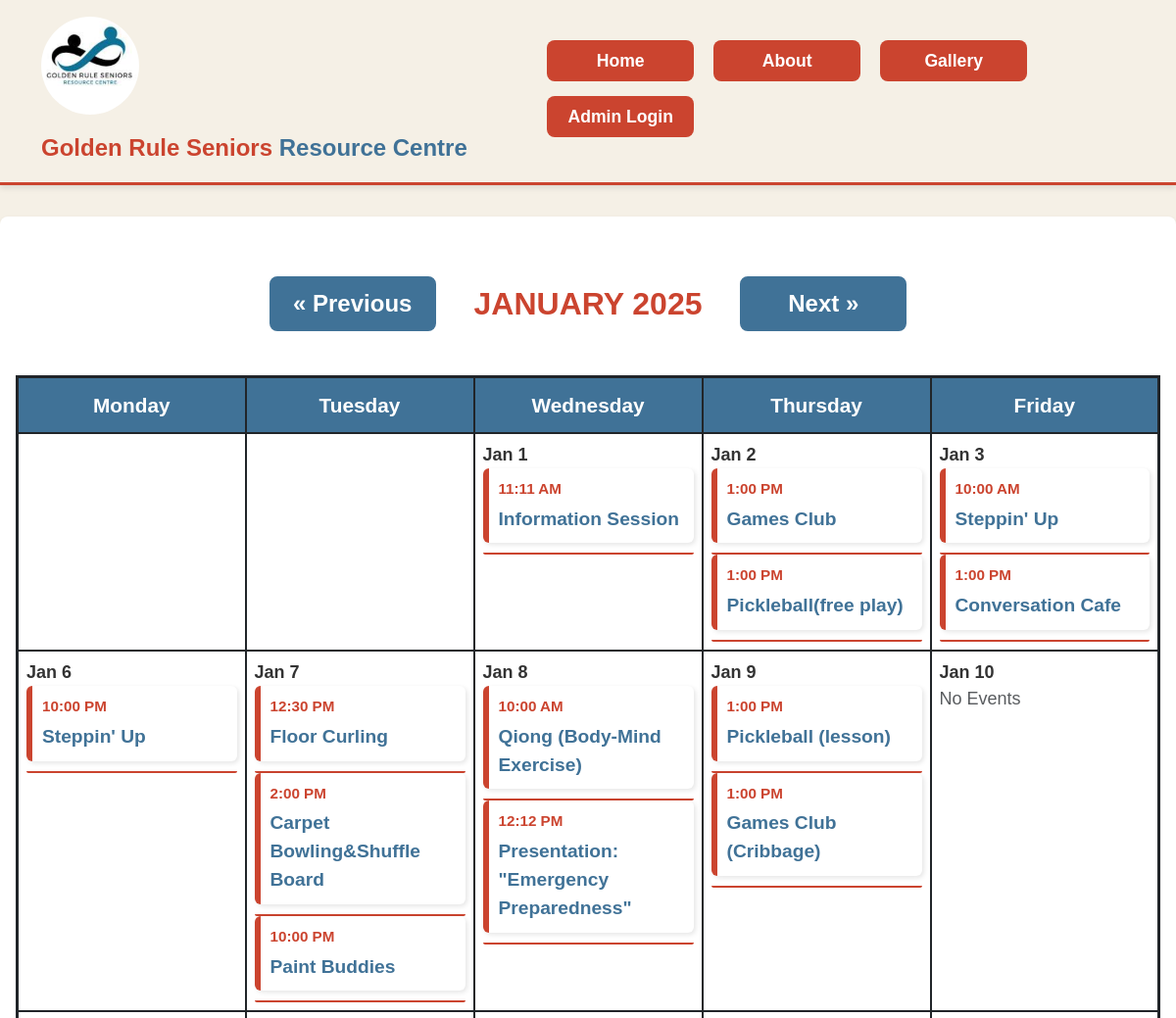
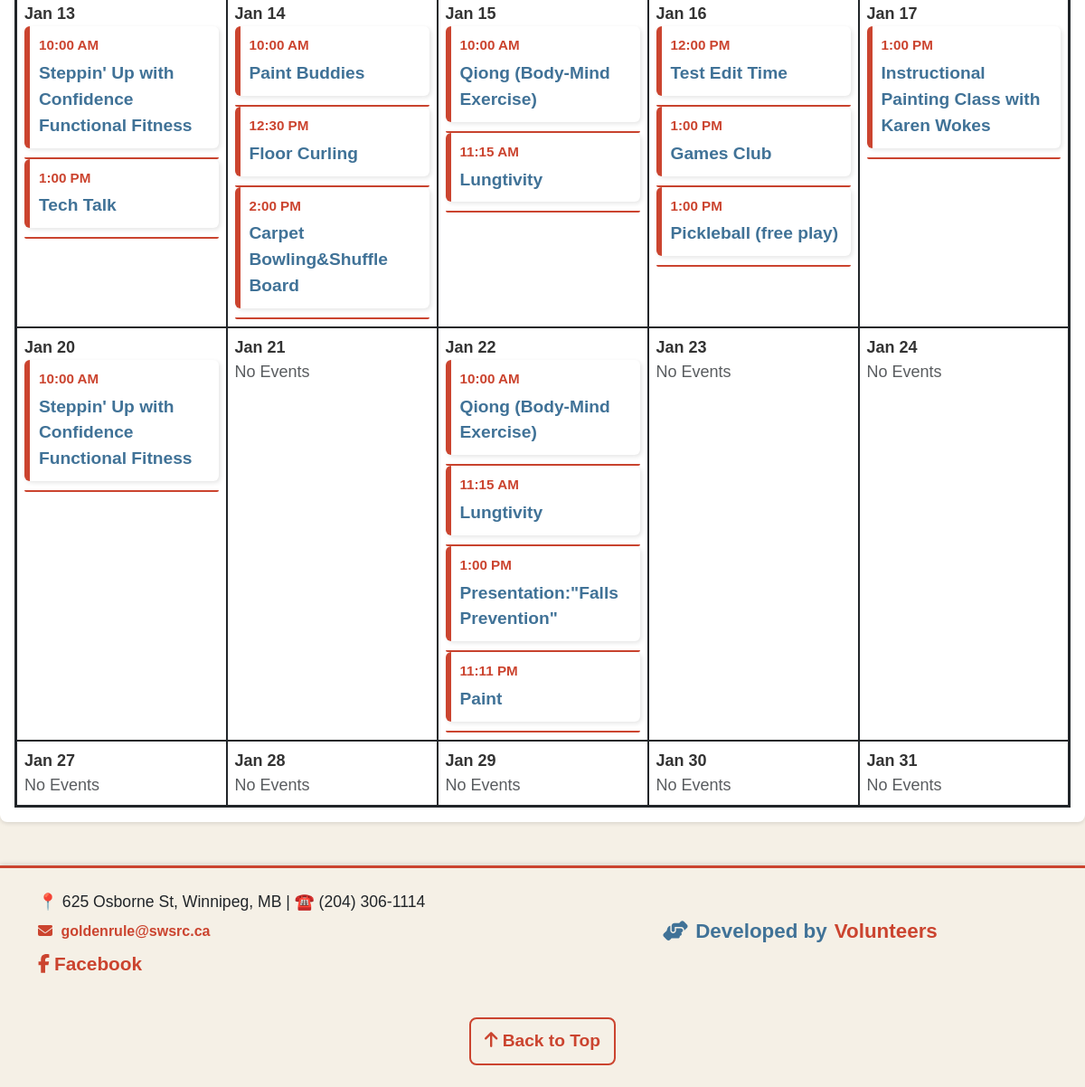
Page /?month=1&year=2025 on the committed database (2 pictures, top to bottom).
### tables this page shows
CREATE TABLE `events` (
  `id` int(11) NOT NULL,
  `title` varchar(255) NOT NULL,
  `description` text DEFAULT NULL,
  `start_time` datetime NOT NULL,
  `end_time` datetime NOT NULL,
  `created_by` int(11) DEFAULT NULL,
  `edited_by` int(11) DEFAULT NULL,
  `edit_date` datetime DEFAULT current_timestamp() ON UPDATE current_timestamp(),
  `image` text DEFAULT NULL,
  `created_at` datetime DEFAULT current_timestamp(),
  `short_name` varchar(50) DEFAULT NULL
);

### models/event.php (called while the page is built, shortened)
<?php
class Event {
    private $conn;
    public function __construct($db) {
        $this->conn = $db;
    }
    public function fetchEventsByDateRange($startDate, $endDate) {
        $stmt = $this->conn->prepare("SELECT * FROM events
                                      WHERE DATE(start_time) BETWEEN :start_date AND :end_date
                                      ORDER BY start_time ASC");
        $stmt->execute([
            ':start_date' => $startDate,
            ':end_date' => $endDate
        ]);
        return $stmt->fetchAll(\PDO::FETCH_ASSOC);
    }
}
?>

### index.php (the view, shortened to what this page needs)
<?php
require_once 'config/db_connection.php';
require_once 'models/event.php';
$eventModel = new Event($conn);
$month = (int) $_GET['month'];
$year = (int) $_GET['year'];
$prevMonth = $month == 1 ? 12 : $month - 1;
$prevYear = $month == 1 ? $year - 1 : $year;
$nextMonth = $month == 12 ? 1 : $month + 1;
$nextYear = $month == 12 ? $year + 1 : $year;
$startDate = sprintf("%04d-%02d-01", $year, $month);
$endDate = date("Y-m-t", strtotime($startDate));
$events = $eventModel->fetchEventsByDateRange($startDate, $endDate);
$eventsByDate = [];
foreach ($events as $event) {
    $date = date('Y-m-d', strtotime($event['start_time']));
    $eventsByDate[$date][] = $event;
}
$firstDayOfMonth = date('N', strtotime($startDate));
$totalDays = date('t', strtotime($startDate));
$daysOfWeek = ['Monday', 'Tuesday', 'Wednesday', 'Thursday', 'Friday'];
$calendar = [];
$week = array_fill(0, 7, null);
$dayCounter = 1;
for ($i = $firstDayOfMonth - 1; $i < 7 && $dayCounter <= $totalDays; $i++) {
    $week[$i] = sprintf("%04d-%02d-%02d", $year, $month, $dayCounter++);
}
$calendar[] = $week;
while ($dayCounter <= $totalDays) {
    $week = array_fill(0, 7, null);
    for ($i = 0; $i < 7 && $dayCounter <= $totalDays; $i++) {
        $week[$i] = sprintf("%04d-%02d-%02d", $year, $month, $dayCounter++);
    }
    $calendar[] = $week;
}
$filteredCalendar = array_filter($calendar, function ($week) {
    return array_filter(array_slice($week, 0, 5));
});
?>
<!DOCTYPE html>
<html lang="en">
<head>
    <link href="https://cdn.jsdelivr.net/npm/bootstrap@5.3.0/dist/css/bootstrap.min.css" rel="stylesheet">
    <link href="./styles/styles.css" rel="stylesheet">
    <link rel="stylesheet" href="./styles/modal_styles.css">
</head>
<body>
    <?php include './public/header.php'; ?>
    <div class="calendar-wrapper">
        <div class="calendar-nav d-flex flex-wrap justify-content-center align-items-center">
            <a href="?month=<?php echo $prevMonth; ?>&year=<?php echo $prevYear; ?>" class="btn btn-outline-primary"
                aria-label="Previous Month">
                &laquo; Previous
            </a>
            <h2 class="h4 mb-0 text-center" id="current-month">
                <?php echo date('F Y', strtotime("$year-$month-01")); ?>
            </h2>
            <a href="?month=<?php echo $nextMonth; ?>&year=<?php echo $nextYear; ?>" class="btn btn-outline-primary"
                aria-label="Next Month">
                Next &raquo;
            </a>
        </div>
        <div class="calendar-grid">
            <div class="table-responsive">
                <table class="calendar-table table table-bordered" role="grid" aria-labelledby="current-month">
                    <thead>
                        <tr>
                            <?php foreach ($daysOfWeek as $day): ?>
                                <th scope="col"><?php echo $day; ?></th>
                            <?php endforeach; ?>
                        </tr>
                    </thead>
                    <tbody>
                        <?php foreach ($filteredCalendar as $week): ?>
                            <tr>
                                <?php for ($i = 0; $i < 5; $i++): ?>
                                    <td class="calendar-cell">
                                        <?php if ($week[$i]): ?>
                                            <div class="date-header"><?php echo date('M j', strtotime($week[$i])); ?></div>
                                            <div class="events-container">
                                                <?php if (isset($eventsByDate[$week[$i]])): ?>
                                                    <?php foreach ($eventsByDate[$week[$i]] as $index => $event): ?>
                                                        <div class="event-group">
                                                            <div class="event" tabindex="0">
                                                                <div class="event-time">
                                                                    <?php echo date('g:i A', strtotime($event['start_time'])); ?>
                                                                </div>
                                                                <div class="event-title" onclick="openRegistrationModal(<?php echo $event['id']; ?>)">
                                                                    <?php echo htmlspecialchars($event['title']); ?>
                                                                </div>
                                                            </div>
                                                            <div class="event-line"
    style="background-color: white;"
    data-bs-toggle="modal"
    data-bs-target="#eventModal"
    data-event-title="<?php echo htmlspecialchars($event['title']); ?>"
    data-event-time="<?php echo date('g:i A', strtotime($event['start_time'])); ?>">
</div>
                                                        </div>
                                                    <?php endforeach; ?>
                                                <?php else: ?>
                                                    <div class="text-muted">No Events</div>
                                                <?php endif; ?>
                                            </div>
                                        <?php endif; ?>
                                    </td>
                                <?php endfor; ?>
                            </tr>
                        <?php endforeach; ?>
                    </tbody>
                </table>
            </div>
        </div>
    </div>
</body>
</html>
<?php include './public/footer.php'; ?>

### styles/styles.css (style rules this page uses)
:root { --primary-red: rgb(203, 68, 47); --primary-blue: rgb(64, 114, 151); --primary-cream: rgb(245, 240, 230); --primary-black: rgb(0, 0, 0); --text-dark: rgb(33, 37, 41); --text-muted: rgb(87, 87, 87); --border-color: rgb(200, 200, 200); --hover-blue: rgb(49, 88, 116); --bg-light: rgb(248, 249, 250); --white: rgb(255, 255, 255); }
body { font-family: Arial, sans-serif; color: var(--text-dark); background-color: var(--primary-cream); line-height: 1.5; font-size: 18px; }
#current-month { font-size: 2rem; font-weight: 700; color: var(--primary-red); text-transform: uppercase; }
.calendar-wrapper { width: 100%; margin: 2rem auto; background: white; border-radius: 8px; box-shadow: 0 2px 4px rgba(0, 0, 0, 0.1); }
.calendar-nav { display: flex; justify-content: center; align-items: center; flex-wrap: wrap; gap: 10px; padding: 1rem; text-align: center; }
.calendar-nav a { padding: 0.5rem 1rem; font-size: 1.5rem; font-weight: 600; }
.calendar-nav .btn { min-width: 170px; text-align: center; background-color: var(--primary-blue); color: var(--white); }
.table { background-color: var(--white); border: 3px solid var(--text-dark); table-layout: fixed; width: 90%; max-width: 100%; margin: 0 auto; }
.table th { background-color: var(--primary-blue); color: var(--white); font-size: 1.3rem; padding: 0.75rem; text-align: center; font-weight: 600; border: 2px solid var(--text-dark); }
.table td { height: auto; min-height: 120px; padding: 0.5rem !important; vertical-align: top; border: 2px solid var(--text-dark); }
.calendar-cell { padding: 1rem; min-height: 140px; background-color: var(--bg-light); transition: background 0.2s ease-in-out; }
.event { background: #fff; border-left: 6px solid var(--primary-red); padding: 10px; margin-bottom: 8px; border-radius: 6px; box-shadow: 2px 2px 5px rgba(0, 0, 0, 0.1); }
.event-time { font-size: 0.95rem; font-weight: bold; color: var(--primary-red); display: block; margin-bottom: 5px; }
.event-title { font-size: 1.2rem; font-weight: bold; color: var(--primary-blue); white-space: normal; }
.event-line { background-color: var(--primary-cream); color: var(--primary-blue); border-bottom: 2px solid var(--primary-red) !important; padding: 1px 12px; text-align: center; font-size: 1.1rem; font-weight: bolder; display: flex; align-items: center; justify-content: center; border-radius: 6px; }
.calendar-wrapper { padding: 1rem; }
.calendar-table { width: 100%; border-collapse: collapse; }
.calendar-cell { position: relative; min-height: 60px; vertical-align: top; }
.date-header { font-weight: bold; color: #333; }
.btn-outline-primary { color: var(--primary-blue); border-color: var(--primary-blue); padding: 1rem 2rem; font-size: 1.2rem; font-weight: 500; margin: 1.8rem; }
.btn-outline-primary { color: var(--primary-blue); border: 2px solid var(--primary-blue); font-weight: 600; padding: 0.75rem 1.5rem; border-radius: 8px; }

### styles/modal_styles.css (style rules this page uses)
:root { --primary-red: rgb(203, 68, 47); --primary-blue: rgb(64, 114, 151); --primary-cream: rgb(245, 240, 230); --primary-black: rgb(0, 0, 0); --text-dark: rgb(33, 37, 41); --text-muted: rgb(87, 87, 87); --border-color: rgb(200, 200, 200); --hover-blue: rgb(49, 88, 116); --bg-light: rgb(248, 249, 250); --white: rgb(255, 255, 255); }
.event-time { color: #666; font-size: 0.9em; }

### rows in the picture
events: start_time "11:11 AM", title "Information Session"
events: start_time "1:00 PM", title "Games Club"
events: start_time "1:00 PM", title "Pickleball(free play)"
events: start_time "10:00 AM", title "Steppin' Up"
events: start_time "1:00 PM", title "Conversation Cafe"
events: start_time "10:00 PM", title "Steppin' Up"
events: start_time "12:30 PM", title "Floor Curling"
events: start_time "2:00 PM", title "Carpet Bowling&Shuffle Board"
events: start_time "10:00 PM", title "Paint Buddies"
events: start_time "10:00 AM", title "Qiong (Body-Mind Exercise)"
events: start_time "12:12 PM", title "Presentation: \"Emergency Preparedness\""
events: start_time "1:00 PM", title "Pickleball (lesson)"
events: start_time "1:00 PM", title "Games Club (Cribbage)"
events: start_time "10:00 AM", title "Steppin' Up with Confidence Functional Fitness"
events: start_time "1:00 PM", title "Tech Talk"
events: start_time "10:00 AM", title "Paint Buddies"
events: start_time "12:30 PM", title "Floor Curling"
events: start_time "2:00 PM", title "Carpet Bowling&Shuffle Board"
events: start_time "10:00 AM", title "Qiong (Body-Mind Exercise)"
events: start_time "11:15 AM", title "Lungtivity"
events: start_time "12:00 PM", title "Test Edit Time"
events: start_time "1:00 PM", title "Games Club"
events: start_time "1:00 PM", title "Pickleball (free play)"
events: start_time "1:00 PM", title "Instructional Painting Class with Karen Wokes"
events: start_time "10:00 AM", title "Steppin' Up with Confidence Functional Fitness"
events: start_time "10:00 AM", title "Qiong (Body-Mind Exercise)"
events: start_time "11:15 AM", title "Lungtivity"
events: start_time "1:00 PM", title "Presentation:\"Falls Prevention\""
events: start_time "11:11 PM", title "Paint"

### other values in the picture
date('F Y', strtotime("$year-$month-01")) "JANUARY 2025"
$day "Monday"
$day "Tuesday"
$day "Wednesday"
$day "Thursday"
$day "Friday"
date('M j', strtotime($week[$i])) "Jan 1"
date('M j', strtotime($week[$i])) "Jan 2"
date('M j', strtotime($week[$i])) "Jan 3"
date('M j', strtotime($week[$i])) "Jan 6"
date('M j', strtotime($week[$i])) "Jan 7"
date('M j', strtotime($week[$i])) "Jan 8"
date('M j', strtotime($week[$i])) "Jan 9"
date('M j', strtotime($week[$i])) "Jan 10"
date('M j', strtotime($week[$i])) "Jan 13"
